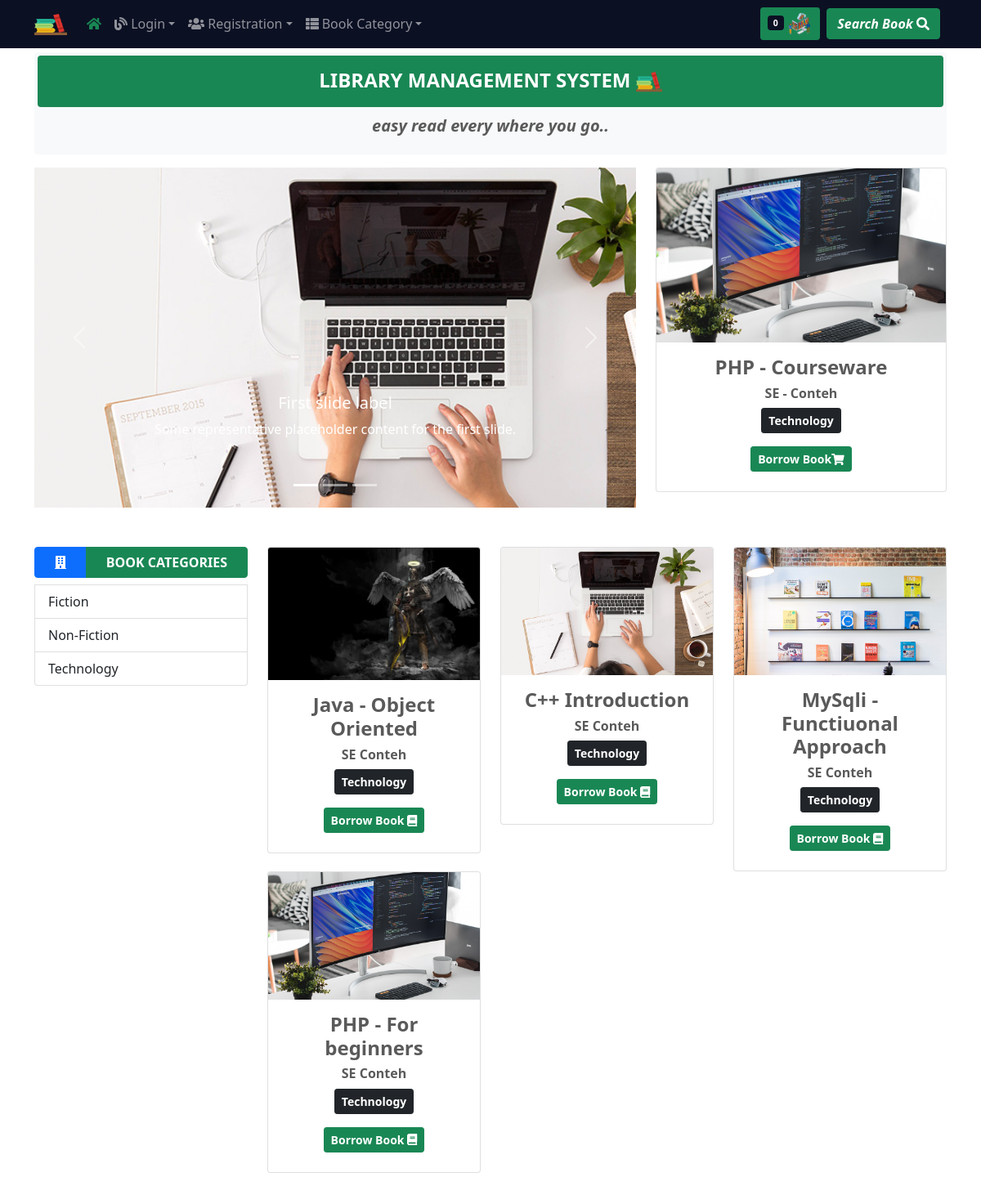
The page / on the database its author committed.
### tables this page shows
CREATE TABLE IF NOT EXISTS `tblbookcategory` (
  `bookcatid` int(11) NOT NULL AUTO_INCREMENT,
  `bookcatname` varchar(50) NOT NULL,
  PRIMARY KEY (`bookcatid`)
);

CREATE TABLE IF NOT EXISTS `tblbook` (
  `bookid` int(11) NOT NULL AUTO_INCREMENT,
  `bookcover` varchar(255) DEFAULT NULL,
  `booktitle` varchar(50) DEFAULT NULL,
  `bookauthor` varchar(50) DEFAULT NULL,
  `bookcategoryid` int(5) DEFAULT NULL,
  `bookstatusid` int(5) DEFAULT NULL,
  `bookpublisher` varchar(50) DEFAULT NULL,
  `bookdateadded` date DEFAULT NULL,
  PRIMARY KEY (`bookid`),
  KEY `bookcategoryid` (`bookcategoryid`),
  KEY `bookstatusid` (`bookstatusid`)
);

### index.php (the view, shortened to what this page needs)
<?php include 'includes/header.php';?>
<main class="container">
  <div class="bg-light p-1 mt-3 rounded">
    <h4 class="text-center text-uppercase bg-success rounded text-white py-3 fw-bold">Library Management System
      <span> <img src="assets/LMS Icons/225932.png" width="32" height="30"></span>
    </h4>
    <p class="lead fst-italic text-center fw-bold">easy read every where you go..</p>
  </div>
     <div class="row py-3">
<div class="col-md-8">
  <div id="carouselExampleCaptions" class="carousel slide mb-5 rounded" data-bs-ride="carousel">
    <div class="carousel-indicators">
      <button type="button" data-bs-target="#carouselExampleCaptions" data-bs-slide-to="0" class="active" aria-current="true" aria-label="Slide 1"></button>
      <button type="button" data-bs-target="#carouselExampleCaptions" data-bs-slide-to="1" aria-label="Slide 2"></button>
      <button type="button" data-bs-target="#carouselExampleCaptions" data-bs-slide-to="2" aria-label="Slide 3"></button>
    </div>
    <div class="carousel-inner">
      <div class="carousel-item active">
        <img src="assets/bookcovers/course-3.jpg" alt="">
        <div class="carousel-caption d-none d-md-block">
          <h5>First slide label</h5>
          <p>Some representative placeholder content for the first slide.</p>
        </div>
      </div>
    </div>
    <button class="carousel-control-prev" type="button" data-bs-target="#carouselExampleCaptions"  data-bs-slide="prev">
      <span class="carousel-control-prev-icon" aria-hidden="true"></span>
    </button>
    <button class="carousel-control-next" type="button" data-bs-target="#carouselExampleCaptions"  data-bs-slide="next">
      <span class="carousel-control-next-icon" aria-hidden="true"></span>
    </button>
</div>
</div>
<div class="col-md-4">
<div class="card">
<img src="assets/bookcovers/course-1.jpg" class="card-img-top"  alt="">
<div class="card-body">
<div class="text-center">
<h4 class="fw-bold">PHP - Courseware</h4>
<h6 class="fw-bold">SE - Conteh</h6>
<p class="btn btn-sm btn-dark fw-bold">Technology</p>
<div class="btn-block">
 <a class="btn btn-success btn-sm mb-2 fw-bold" href="">Borrow Book<i class="fas fa-shopping-cart text-white"></i></a>
</div>
</div>
     </div>
     </div>
     </div>
<section>
  <div class="row">
<div class="col-md-3 d-md-block d-none">
  <div class="list-group">
    <div class="btn-group  mb-2">
        <button class="btn btn-primary btn-md"> <i class="fas fa-building"></i></button>
        <button class="btn btn-success btn-md text-uppercase fw-bold"> Book Categories</button>
   </div>
   <?php
            include 'includes/config.php';
            $datashowquery = "SELECT * FROM tblbookcategory";
            $datashowqueryrun = mysqli_query($conn, $datashowquery);
            $datashowqueryrowcount = mysqli_num_rows($datashowqueryrun);
            if( $datashowqueryrowcount > 0){
                while($row = mysqli_fetch_assoc($datashowqueryrun)){ ?>
    <a href="index.php?getproductcategory=" class="list-group-item">
    <?php echo $row['bookcatname'];?></a>
    <?php
      }
  }?>
    </div>
    </div>
<div class="col-md-9">
 <div class="row">
 <?php
            include 'includes/config.php';
            $datashowquery = "SELECT * FROM tblbook
            JOIN tblbookcategory ON  tblbookcategory.bookcatid = tblbook.bookcategoryid
            JOIN tblbookstatus ON tblbookstatus.bookstatusid = tblbook.bookstatusid";
            $datashowqueryrun = mysqli_query($conn,  $datashowquery);
            $datashowqueryrowcount = mysqli_num_rows($datashowqueryrun);
            if( $datashowqueryrowcount > 0){
                while($row = mysqli_fetch_assoc($datashowqueryrun)){ ?>
<div class="col-md-4">
  <div class="card">
  <img src="../<?php echo $row['bookcover'];?>" class="card-img-top"  alt="">
  <div class="card-body">
  <div class="text-center">
  <h4 class="fw-bold"><?php echo $row['booktitle'];?></h4>
  <h6 class="fw-bold"><?php echo $row['bookauthor'];?></h6>
  <p class="btn btn-sm btn-dark fw-bold"><?php echo $row['bookcatname'];?></p>
  <form action="index.php" method="POST">
  <div class="btn-block">
   <button class="btn btn-success btn-sm mb-2 fw-bold" name=addtobooklist>Borrow Book <i class="fas fa-book text-white"></i></button>
  </div>
  </form>
  </div>
       </div>
       </div>
       </div>
<?php
    }
  }?>
</div>
 </div>
  </div>
</section>
</main>
<?php include 'includes/footer.php';?>

### includes/header.php (shortened to what this page needs)
<!doctype html>
<html lang="en">
  <head>
<link href="assets/dist/css/bootstrap.min.css" rel="stylesheet">
    <link href="assets/dist/css/index.css" rel="stylesheet">
  </head>
  <body>
<nav class="navbar navbar-expand-md navbar-dark fixed-top bg-dark">
  <div class="container">
    <a class="navbar-brand" href="#">
      <img src="assets/LMS Icons/225932.png" width="40" height="32">
    </a>
    <div class="collapse navbar-collapse" id="navbarCollapse">
      <ul class="navbar-nav me-auto mb-2 mb-md-0">
        <li class="nav-item">
          <a class="nav-link active" aria-current="page" href="../index.php"> <i class="fas fa-home text-success"></i></a>
        </li>
        <li class="nav-item dropdown">
          <a class="nav-link dropdown-toggle" href="#" id="dropdown10" data-bs-toggle="dropdown" aria-expanded="false"> <i class="fas fa-blog"></i> Login</a>
        </li>
        <li class="nav-item dropdown">
          <a class="nav-link dropdown-toggle" href="#" id="dropdown10" data-bs-toggle="dropdown" aria-expanded="false"><i class="fas fa-users"></i> Registration</a>
        </li>
        <li class="nav-item dropdown">
          <a class="nav-link dropdown-toggle" href="#" id="dropdown10" data-bs-toggle="dropdown" aria-expanded="false"><i class="fas fa-th-list"></i> Book Category</a>
        </li>
      </ul>
      <button class="btn btn-success fw-bold btn-sm me-2 d-none d-md-block" data-bs-toggle="modal" data-bs-target="#mybooklist">
        <span class="badge pull-right bg-dark">
    <?php
if(isset($_SESSION['booklist'])){
  echo count($_SESSION['booklist']);
  }else
   {echo '0';
   } ?>
    </span>
    <img src="assets/LMS Icons/2.png" width="32" height="30">
   </button>
        <a class="btn btn-success fw-bold me-2 fst-italic" href="../search-result.php" name="booksearch">Search Book <i class="fas fa-search"></i></a>
    </div>
  </div>
</nav>

### includes/footer.php (shortened to what this page needs)
</body>
</html>

### rows shown on the page
tblbookcategory: bookcatname "Fiction"
tblbookcategory: bookcatname "Non-Fiction"
tblbookcategory: bookcatname "Technology"
tblbook: bookcover (picture), booktitle "Java - Object Oriented", bookauthor "SE Conteh", bookcategoryid.bookcatname "Technology"
tblbook: bookcover (picture), booktitle "C++ Introduction", bookauthor "SE Conteh", bookcategoryid.bookcatname "Technology"
tblbook: bookcover (picture), booktitle "MySqli - Functiuonal Approach", bookauthor "SE Conteh", bookcategoryid.bookcatname "Technology"
tblbook: bookcover (picture), booktitle "PHP - For beginners", bookauthor "SE Conteh", bookcategoryid.bookcatname "Technology"
